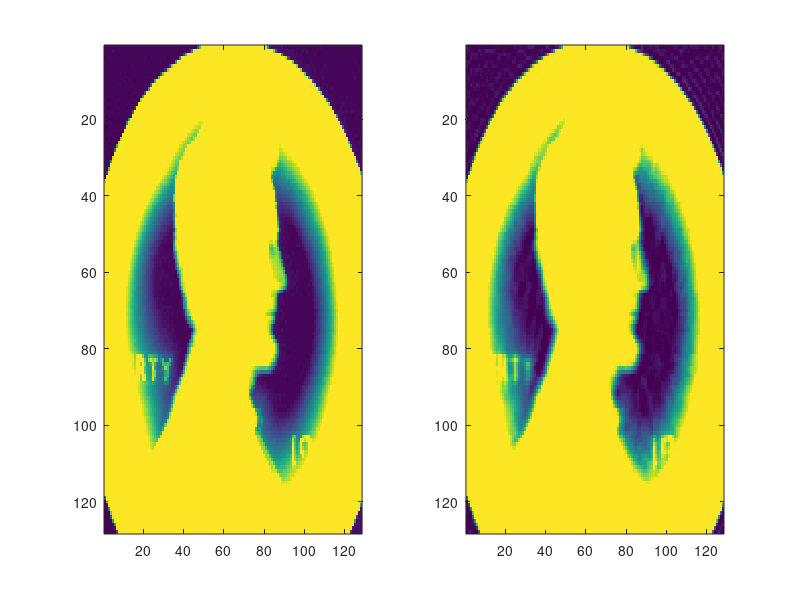

Write MATLAB code to recreate this figure.
% Set the format to rational
format rat;

disp('Problem 1')
A = [11 -6 4 -10 4; -3 5 -2 4 1; -8 12 -3 12 4; 1 6 -2 3 -1; 8 -18 8 -14 -1]

format rat; % set to format rat
[V, S] = eig(A);  % Compute eigenvectors (V) and eigenvalues (S)
disp('Eigenvalues') % Display the title 'Eigenvalues'
disp(S);  % Display the diagonal matrix of eigenvalues
disp('Eigenvectors') % Display the title 'Eigenvectors'
disp(V);  % Display the eigenvectors

format rat;
disp('Problem 2')
% Calculate U and save vectors for 'L'
B = [11 -6 4 -10 4; 8 -18 8 -14 -1; -8 12 -3 12 4; 1 6 -2 3 -1; -3 5 -2 4 1]
B_v1 = B(:,1);
B(2,:) = B(1,:)*(-B(2,1)/B(1,1)) + B(2,:);
B(3,:) = B(1,:)*(-B(3,1)/B(1,1)) + B(3,:);
B(4,:) = B(1,:)*(-B(4,1)/B(1,1)) + B(4,:);
B(5,:) = B(1,:)*(-B(5,1)/B(1,1)) + B(5,:);

B_v2 = B(2:5,2);
B(3,:) = B(2,:)*(-B(3,2)/B(2,2)) + B(3,:);
B(4,:) = B(2,:)*(-B(4,2)/B(2,2)) + B(4,:);
B(5,:) = B(2,:)*(-B(5,2)/B(2,2)) + B(5,:);

B_v3 = B(3:5,3);
B(4,:) = B(3,:)*(-B(4,3)/B(3,3)) + B(4,:);
B(5,:) = B(3,:)*(-B(5,3)/B(3,3)) + B(5,:);

B_v4 = B(4:5, 4);
B(5,:) = B(4,:)*(-B(5,4)/B(4,4)) + B(5,:);
U = B;

B_v5 = B(5,5);

% Scale
B_v1_scaled = B_v1 / B_v1(1,1);
B_v2_scaled = B_v2 / B_v2(1,1);
B_v3_scaled = B_v3 / B_v3(1,1);
B_v4_scaled = B_v4 / B_v4(1,1);
B_v5_scaled = B_v5 / B_v5(1,1);

% Add the zeroes to make it a 5x5 matrix in the end
B_v1_scaled = B_v1_scaled;
B_v2_scaled = [0; B_v2_scaled];
B_v3_scaled = [0; 0; B_v3_scaled];
B_v4_scaled = [0; 0; 0; B_v4_scaled];
B_v5_scaled = [0; 0; 0; 0; B_v5_scaled];
L = [B_v1_scaled B_v2_scaled B_v3_scaled B_v4_scaled B_v5_scaled];

% Show that LU is equal to B
L
U
disp('B = L*U')
B = L*U

disp('Problem 3')
B = [11 -6 4 -10 4; 8 -18 8 -14 -1; -8 12 -3 12 4; 1 6 -2 3 -1; -3 5 -2 4 1]

format default;
[V, S] = eig(B);  % Compute eigenvectors (V) and eigenvalues (S)
disp('Eigenvalues') % Display the title 'Eigenvalues'
disp(S);  % Display the diagonal matrix of eigenvalues
disp('Eigenvectors') % Display the title 'Eigenvectors'
disp(V);  % Display the eigenvectors


format long;
disp('(B*v_1) = (λ*v_1)')
B * V(:, 1)  % (A*v_1)
S(1, 1) * V(:, 1) % (λ*v_1)

disp('(A*v_2) = (λ*v_2)')
B * V(:, 2)  % (A*v_2)
S(2, 2) * V(:, 2) % (λ*v_2)

disp('(A*v_3) = (λ*v_3)')
B * V(:, 3)  % (A*v_3)
S(3, 3) * V(:, 3) % (λ*v_3)

disp('Linearly Independent: ')
disp('Rank of 5 is equal to # of eigenvectors (columns in "V")')
rank(V)  % Check the rank for linear independence

p = V;  % Store eigenvector matrix in 'P'
D = S;  % Store diagonal matrix in 'D'
C = B;

format long; % Set for up to 15 decimals
disp("Original Matrix 'B")
B
disp("Diagonal matrix 'D'")
D
disp("Invertible matrix 'P'")
p
disp("Inverse of invertible matrix 'P^-1'")
inv(p)

disp('A*P')
B*p
disp('P*D')
p*D

disp('Diagonalized. Should be the same C = PDP^-1')
[C p*D*inv(p)]
C = p*D*inv(p);

disp('B - PDP^-1: Should be close to 0')
norm(B - C)  % This should be a matrix close to zero


disp('Problem 4')
% Diagonalize the Penny
load penny % load the penny
Penny=P; % assign penny 'P' to 'Penny'
% figure, image(Penny) % display the 'Penny'
[P D]=eig(Penny); % Get the eigen value and eigen vectors of the image
norm(P*D*inv(P)- Penny) % do PDP^-1 and make sure it subtraction from 'P' is close to 0

% Get the SVD of the Penny
% load penny
% Penny=P;
% figure, subplot(121), image(Penny)
[U S V]=svd(Penny); % Calculate SVD
norm(U*S*V'  - Penny) % normalize
% subplot(122), image(U*S*V') % get the subplot

% Get the sizes of Penny
[m, n] = size(Penny);  % Original size of the image
[m_U, n_U] = size(U);  % Size of U
[m_S, n_S] = size(S);  % Size of S
[m_V, n_V] = size(V);  % Size of V

% Display sizes
disp(['Size of Penny: ', num2str(m), ' x ', num2str(n)]);
disp(['Size of U: ', num2str(m_U), ' x ', num2str(n_U)]);
disp(['Size of S: ', num2str(m_S), ' x ', num2str(n_S)]);
disp(['Size of V: ', num2str(m_V), ' x ', num2str(n_V)]);

% Compress the image
P1=U(:,1:30)*S(1:30,1:30)*(V(:,1:30)'); % Compression
figure, subplot(121), image(Penny) % Show the compressed penny
subplot(122), image(P1) % Get a subplot of the penny
error=norm(P1-Penny,inf) % show the std error


